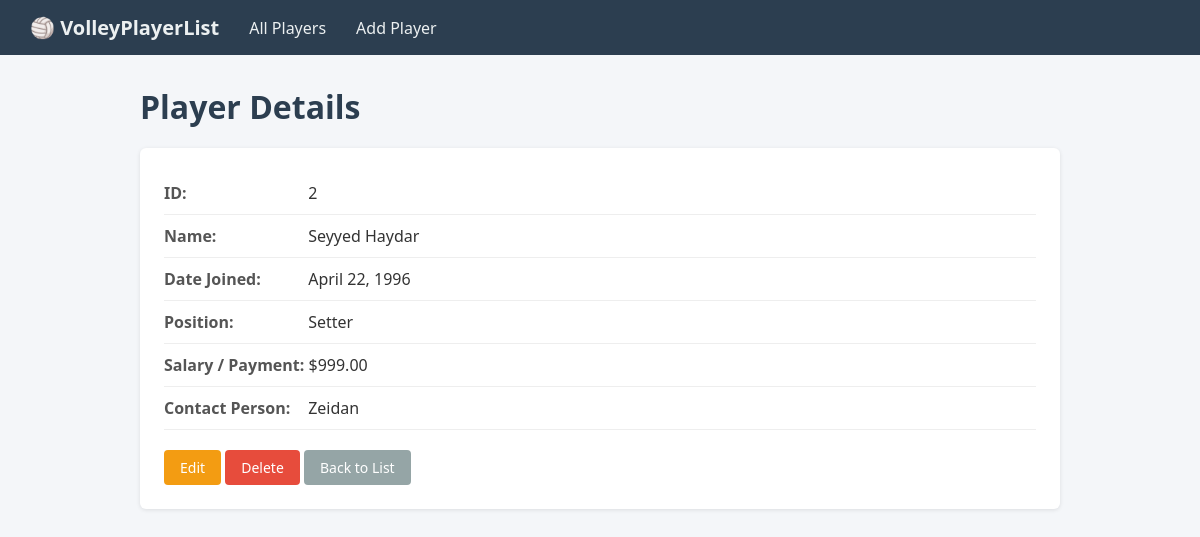
Screenshot of /player/2/ with the database file from the repository.
### players/models.py (models this page shows, shortened)
class VolleyPlayer(models.Model):
    player_id = models.AutoField(primary_key=True)
    name = models.CharField(max_length=100)
    date_joined = models.DateField()
    position = models.CharField(max_length=30, choices=POSITION_CHOICES)
    salary = models.DecimalField(max_digits=10, decimal_places=2)
    contact_person = models.CharField(max_length=100)

### players/views.py (the view)
# urls.py: path('player/<int:pk>/', views.view_player, name='view_player'),
def view_player(request, pk):
    player = get_object_or_404(VolleyPlayer, pk=pk)
    return render(request, 'players/player_detail.html', {'player': player})

### templates/players/player_detail.html (shortened to what this page needs)
{% extends "players/base.html" %}
{% block content %}
<h1>Player Details</h1>
<div class="card">
    <div class="detail-row">
        <span class="detail-label">ID:</span> {{ player.player_id }}
    </div>
    <div class="detail-row">
        <span class="detail-label">Name:</span> {{ player.name }}
    </div>
    <div class="detail-row">
        <span class="detail-label">Date Joined:</span> {{ player.date_joined }}
    </div>
    <div class="detail-row">
        <span class="detail-label">Position:</span> {{ player.position }}
    </div>
    <div class="detail-row">
        <span class="detail-label">Salary / Payment:</span> ${{ player.salary }}
    </div>
    <div class="detail-row">
        <span class="detail-label">Contact Person:</span> {{ player.contact_person }}
    </div>
    <div style="margin-top: 20px;">
        <a href="{% url 'edit_player' player.pk %}" class="btn btn-warning">Edit</a>
        <a href="{% url 'delete_player' player.pk %}" class="btn btn-danger">Delete</a>
        <a href="{% url 'player_list' %}" class="btn btn-secondary">Back to List</a>
    </div>
</div>
{% endblock %}

### templates/players/base.html (style rules this page uses)
* { box-sizing: border-box; margin: 0; padding: 0; }
body { font-family: 'Segoe UI', Tahoma, Geneva, Verdana, sans-serif; background: #f4f6f9; color: #333; }
h1, h2 { margin-bottom: 20px; color: #2c3e50; }
.btn { display: inline-block; padding: 8px 16px; border: none; border-radius: 4px; text-decoration: none; font-size: 14px; cursor: pointer; color: #fff; }
.btn-warning { background: #f39c12; }
.btn-danger { background: #e74c3c; }
.btn-secondary { background: #95a5a6; }
.card { background: #fff; padding: 24px; border-radius: 6px; box-shadow: 0 1px 4px rgba(0,0,0,0.1); }
.detail-row { padding: 10px 0; border-bottom: 1px solid #eee; }
.detail-label { font-weight: 600; color: #555; min-width: 140px; display: inline-block; }

### rows the page displays
VolleyPlayer: player_id "2", name "Seyyed Haydar", date_joined "April 22, 1996", position "Setter", salary "999.00", contact_person "Zeidan"
